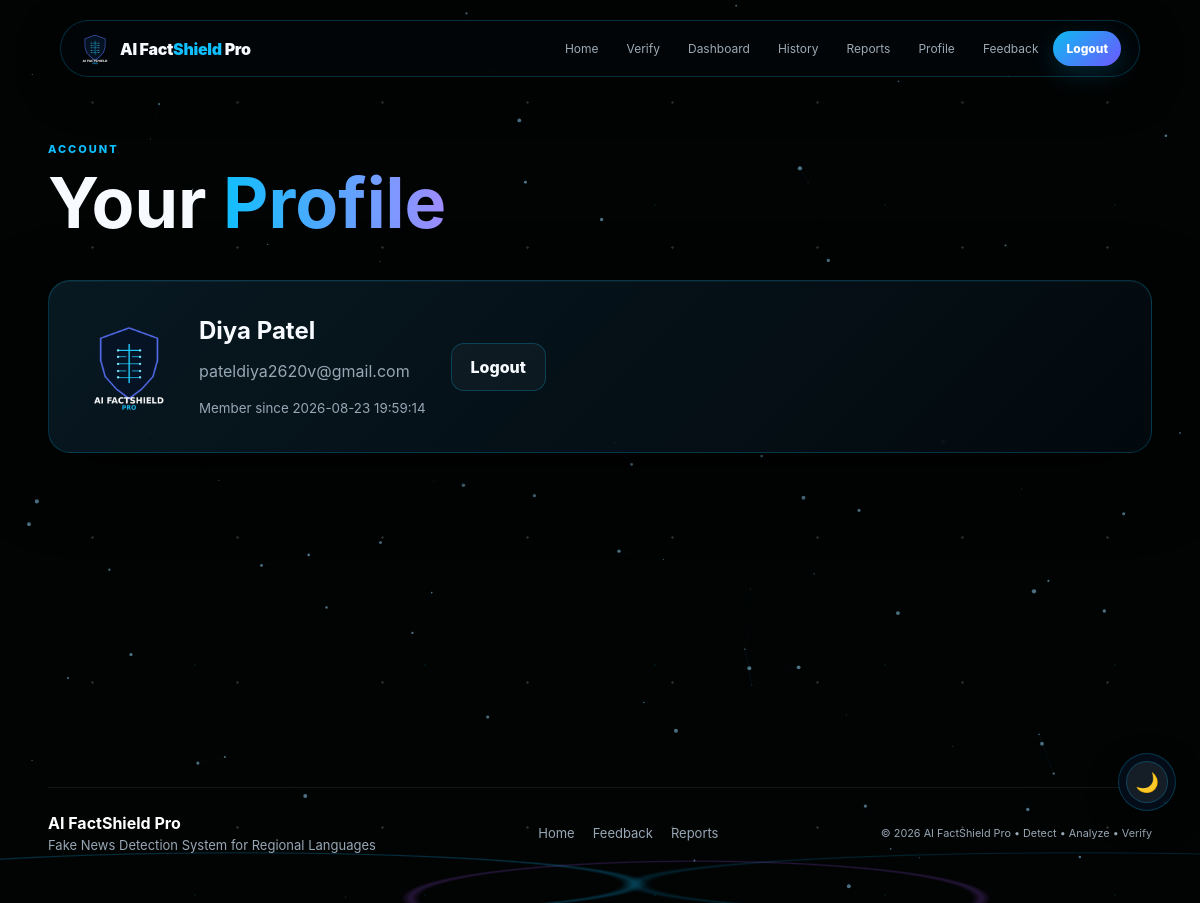
The app's page /profile/ (signed in) with its own data.
### tables this page shows
CREATE TABLE users (
 id INTEGER PRIMARY KEY AUTOINCREMENT,
 name TEXT NOT NULL,
 email TEXT UNIQUE NOT NULL,
 password_hash TEXT NOT NULL,
 created_at TIMESTAMP DEFAULT CURRENT_TIMESTAMP
);

### routes/profile.py (the view)
@profile_bp.route("/")
def profile():
    if not session.get("user_id"):
        return redirect(url_for("login.login"))
    return render_template("profile.html", user=get_user(session["user_id"]))

### app.py (called while the page is built)
def create_app():
    app = Flask(__name__)
    app.config.from_object(Config)
    init_db()
    app.register_blueprint(home_bp)
    app.register_blueprint(detect_bp)
    app.register_blueprint(dashboard_bp)
    app.register_blueprint(login_bp)
    app.register_blueprint(register_bp)
    app.register_blueprint(profile_bp)
    app.register_blueprint(history_bp)
    app.register_blueprint(report_bp)
    app.register_blueprint(feedback_bp)
    app.register_blueprint(api_bp)
    @app.errorhandler(404)
    def not_found(error):
        return render_template("404.html"), 404
    @app.context_processor
    def inject_globals():
        return {
            "app_name": "AI FactShield Pro",
            "app_tagline": "Detect • Analyze • Verify",
            "current_year": 2026,
        }
    return app

### database/db.py (called while the page is built)
def get_connection():
    conn = sqlite3.connect(Config.DATABASE)
    conn.execute("PRAGMA foreign_keys = ON")
    conn.row_factory = sqlite3.Row
    return conn

### database/users.py (called while the page is built)
def get_user(user_id):
    conn = get_connection()
    row = conn.execute("SELECT * FROM users WHERE id=?", (user_id,)).fetchone()
    conn.close()
    return row

### templates/profile.html (shortened to what this page needs)
{% extends "base.html" %}
{% block css %}<link rel="stylesheet" href="{{ url_for('static', filename='css/profile.css') }}">{% endblock %}
{% block content %}
<section class="section-head"><div class="eyebrow">ACCOUNT</div><h1>Your <span>Profile</span></h1></section>
<section class="profile-card glass">
  <img src="{{ url_for('static', filename='images/shield.png') }}" class="profile-shield">
  <div><h2>{{ user.name }}</h2><p>{{ user.email }}</p><small>Member since {{ user.created_at }}</small></div>
  <a class="btn secondary" href="{{ url_for('login.logout') }}">Logout</a>
</section>
{% endblock %}

### static/css/variables.css (style rules this page uses)
:root { --bg:#020303; --bg2:#07151d; --panel:rgba(7,20,29,.76); --line:rgba(0,190,255,.24); --text:#f7fbff; --muted:#98a7b5; --cyan:#10bfff; --blue:#327cff; --violet:#a45cff; --danger:#ff5d7d; --safe:#2ce6a8; --shadow:0 26px 80px rgba(0,0,0,.58); --radius:22px; }

### static/css/style.css (style rules this page uses)
* { box-sizing:border-box }
html { scroll-behavior:smooth }
body { margin:0;color:var(--text);font-family:Inter,Segoe UI,Arial,sans-serif;background:radial-gradient(circle at 15% 15%,rgba(0,174,255,.16),transparent 34%),radial-gradient(circle at 85% 25%,rgba(76,110,255,.18),transparent 38%),linear-gradient(135deg,#020811,#061b30 55%,#07102d);min-height:100vh;overflow-x:hidden }
body:before { content:"";position:fixed;inset:0;background-image:linear-gradient(rgba(255,255,255,.025) 1px,transparent 1px),linear-gradient(90deg,rgba(255,255,255,.025) 1px,transparent 1px);background-size:60px 60px;pointer-events:none;opacity:.35 }
a { color:inherit;text-decoration:none }
.glass { background:linear-gradient(135deg,rgba(21,58,88,.72),rgba(6,24,43,.68));border:1px solid var(--line);box-shadow:var(--shadow),inset 0 1px 0 rgba(255,255,255,.07);backdrop-filter:blur(18px);-webkit-backdrop-filter:blur(18px);border-radius:var(--radius) }
.eyebrow { font-size:11px;letter-spacing:.18em;color:var(--cyan);font-weight:800 }
.section-head { padding:65px 0 30px }
.section-head h1 { font-size:clamp(38px,6vw,70px);line-height:1;margin:12px 0 }
.section-head h1 span { background:linear-gradient(90deg,var(--cyan),#9f8cff);-webkit-background-clip:text;color:transparent }
.btn { border-radius:13px;padding:13px 19px;font-weight:800;border:1px solid var(--line);display:inline-flex;gap:9px;align-items:center;justify-content:center;transition:.25s;cursor:pointer }
.btn.secondary { background:rgba(255,255,255,.035) }
body { background:#020303;position:relative }
body:after { content:"";position:fixed;inset:auto 0 0;height:95px;z-index:0;pointer-events:none;background:radial-gradient(ellipse at 20% 80%,transparent 0 28%,rgba(12,190,255,.32) 29%,transparent 30%),radial-gradient(ellipse at 58% 95%,transparent 0 28%,rgba(164,92,255,.28) 29%,transparent 30%),radial-gradient(ellipse at 90% 80%,transparent 0 28%,rgba(12,190,255,.22) 29%,transparent 30%);opacity:.75 }
body:before { background-image:radial-gradient(circle,rgba(255,255,255,.72) 0 1px,transparent 1.5px),radial-gradient(circle,rgba(0,190,255,.42) 0 1px,transparent 1.5px);background-size:145px 145px,230px 230px;background-position:20px 30px,80px 90px;opacity:.22 }
.glass { background:linear-gradient(135deg,rgba(10,31,42,.78),rgba(3,12,18,.76));border-color:rgba(0,190,255,.22);box-shadow:0 24px 70px rgba(0,0,0,.55),inset 0 1px 0 rgba(255,255,255,.045) }

### static/css/profile.css (style rules this page uses)
.profile-card { padding:35px;display:flex;align-items:center;gap:25px;margin-bottom:70px }
.profile-card h2 { margin:0 0 8px }
.profile-card p,.profile-card small { color:var(--muted) }
.profile-shield { width:90px;height:90px;object-fit:contain }

### records on screen
users: name "Diya Patel", email "pateldiya2620v@gmail.com", created_at "2026-08-23 19:59:14"

### other values on screen
{{ current_year }} "2026"
